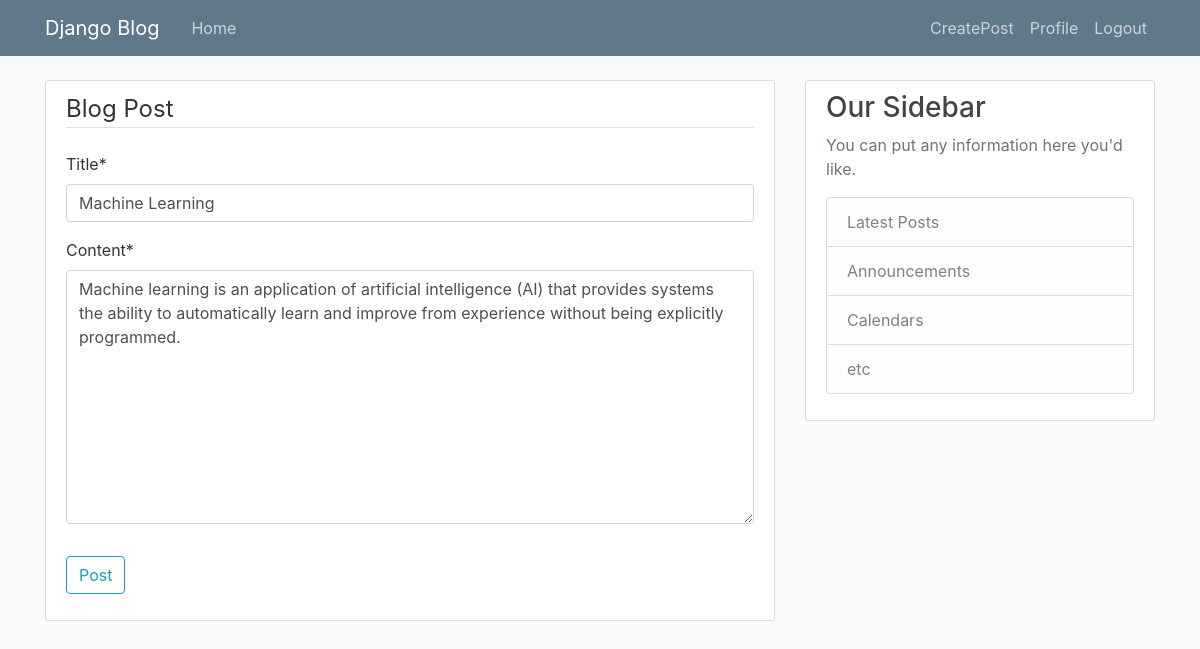
The page /post-update/6/ (signed in) on the database its author committed.
### blog/models.py (models this page shows, shortened)
class Post(models.Model):
    title=models.CharField(max_length=100)
    content=models.TextField()
    author=models.ForeignKey(User,on_delete=models.CASCADE)
    date=models.DateTimeField(default=timezone.now)

### blog/views.py (the view, shortened to what this page needs)
# urls.py: path('post-update/<int:pk>/',PostUpdateView.as_view(),name="post-update"),
class PostUpdateView(LoginRequiredMixin, UserPassesTestMixin, UpdateView):
    model = Post
    fields = ['title', 'content', ]
    template_name = 'post_create.html'
    def test_func(self):
        post = self.get_object()
        if self.request.user == post.author:
            return True
        else:
            return False

### blog/templates/post_create.html (shortened to what this page needs)
{% extends "base.html" %}
{% load crispy_forms_tags %}
{% block content %}
    <div class="content-section">
        <form method="POST">
            <fieldset class="form-group">
                <legend class="border-bottom mb-4">Blog Post</legend>
                {{ form|crispy }}
            </fieldset>
            <div class="form-group">
                <button class="btn btn-outline-info" type="submit">Post</button>
            </div>
        </form>
    </div>
{% endblock content %}

### blog/static/main.css (style rules this page uses)
body { background: #fafafa; color: #333333; margin-top: 5rem; }
.content-section { background: #ffffff; padding: 10px 20px; border: 1px solid #dddddd; border-radius: 3px; margin-bottom: 20px; }

### rows shown on the page
Post: title "Machine Learning", content "Machine learning is an application of artificial intelligence (AI) that provides systems the ability to automatically learn and improve from experience without being explicitly programmed."
